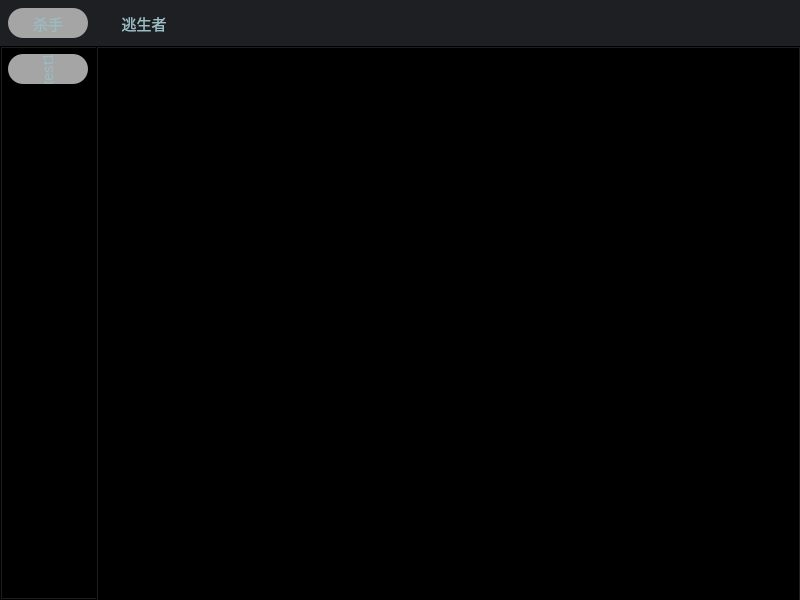
<?xml version="1.0" encoding="UTF-8"?>
<ui version="4.0">
 <class>MainWindow</class>
 <widget class="QMainWindow" name="MainWindow">
  <property name="geometry">
   <rect>
    <x>0</x>
    <y>0</y>
    <width>800</width>
    <height>600</height>
   </rect>
  </property>
  <property name="sizePolicy">
   <sizepolicy hsizetype="Preferred" vsizetype="Preferred">
    <horstretch>0</horstretch>
    <verstretch>0</verstretch>
   </sizepolicy>
  </property>
  <property name="windowTitle">
   <string>MainWindow</string>
  </property>
  <property name="styleSheet">
   <string notr="true">QMainWindow{
    background: rgb(30, 31, 34)
}</string>
  </property>
  <widget class="QWidget" name="centralwidget">
   <property name="sizePolicy">
    <sizepolicy hsizetype="Expanding" vsizetype="Expanding">
     <horstretch>1</horstretch>
     <verstretch>1</verstretch>
    </sizepolicy>
   </property>
   <widget class="QWidget" name="verticalLayoutWidget">
    <property name="geometry">
     <rect>
      <x>0</x>
      <y>0</y>
      <width>801</width>
      <height>601</height>
     </rect>
    </property>
    <layout class="QVBoxLayout" name="verticalLayout">
     <property name="sizeConstraint">
      <enum>QLayout::SetDefaultConstraint</enum>
     </property>
     <item>
      <widget class="QTabWidget" name="typeChoose">
       <property name="sizePolicy">
        <sizepolicy hsizetype="Expanding" vsizetype="Expanding">
         <horstretch>1</horstretch>
         <verstretch>1</verstretch>
        </sizepolicy>
       </property>
       <property name="styleSheet">
        <string notr="true">
/* 设置QTabWidget的整体背景透明 */
QTabWidget {
    background: transparent;
    border: none;
}

QTabWidget::QWidget{
    background: transparent;
}

QTabWidge::pane {
    border-top: 1px solid #CCCCCC; /* 添加一条1像素宽的灰色上边框（示例色值） */
}

QTabWidget::tab-bar {
    alignment: center; /* 设置选项卡文本居中对齐 */
}

/* 设置Tab项的样式 */
QTabBar::tab {
    background: transparent;
    border: none;
    
    font: 15pt &quot;微软雅黑&quot;;
    font-size: 15px;
    color: #99BDC3;
    margin-right: 0px;
    width: 80px;
    height: 30px;
    border-radius: 15px;
    margin-right: 8px;
    margin-left: 8px;
    margin-top: 8px;
    margin-bottom: 8px;
}

/* 鼠标悬停时的样式 */
QTabBar::tab:hover {
    background: lightgray; /* 设置鼠标悬停时的背景色 */
}

/* 选中Tab项的样式 */
QTabBar::tab:selected {
    margin-top: 8px; /* 设置选中Tab项不放大 */
    background-color: rgb(165, 165, 165);
}
</string>
       </property>
       <property name="currentIndex">
        <number>0</number>
       </property>
       <widget class="QWidget" name="tab">
        <attribute name="title">
         <string>杀手</string>
        </attribute>
        <widget class="QTabWidget" name="killerCharacter">
         <property name="geometry">
          <rect>
           <x>0</x>
           <y>0</y>
           <width>801</width>
           <height>561</height>
          </rect>
         </property>
         <property name="styleSheet">
          <string notr="true"/>
         </property>
         <property name="tabPosition">
          <enum>QTabWidget::West</enum>
         </property>
         <property name="currentIndex">
          <number>0</number>
         </property>
         <widget class="QWidget" name="tab_3">
          <attribute name="title">
           <string>test1</string>
          </attribute>
         </widget>
         <widget class="QWidget" name="tab_4">
          <attribute name="title">
           <string/>
          </attribute>
         </widget>
        </widget>
       </widget>
       <widget class="QWidget" name="tab_2">
        <attribute name="title">
         <string>逃生者</string>
        </attribute>
       </widget>
      </widget>
     </item>
    </layout>
   </widget>
  </widget>
 </widget>
 <resources/>
 <connections/>
</ui>
